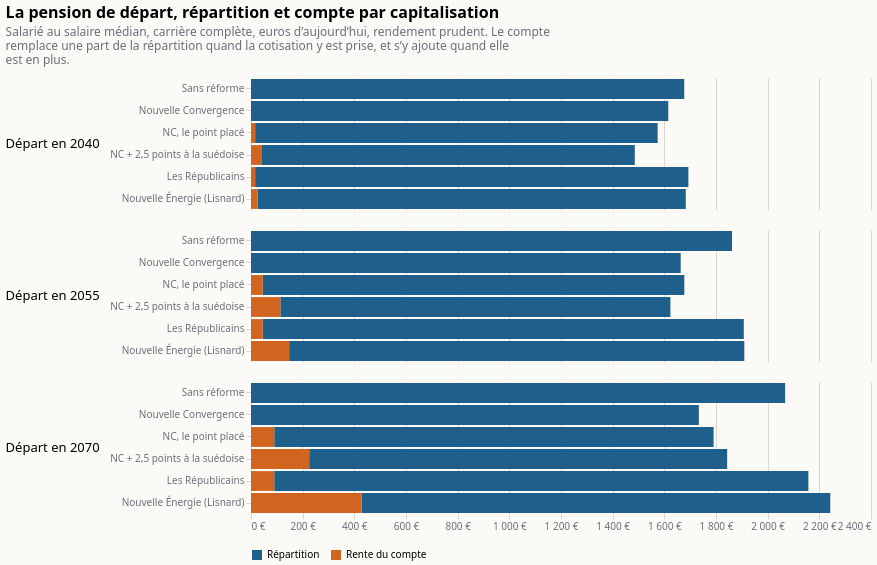

The Vega-Lite source for this figure:
### Vega-Lite specification from a JSON file in a GitHub repository (floating-point values rounded to 4 significant figures)
{"$schema": "https://vega.github.io/schema/vega-lite/v6.json", "title": {"text": "La pension de départ, répartition et compte par capitalisation", "subtitle": ["Salarié au salaire médian, carrière complète, euros d’aujourd’hui, rendement prudent. Le compte", "remplace une part de la répartition quand la cotisation y est prise, et s’y ajoute quand elle", "est en plus."], "anchor": "start", "fontSize": 16, "subtitleColor": "#6b6f7b", "subtitlePadding": 6, "offset": 12}, "background": "#fbfaf7", "config": {"font": "system-ui, sans-serif", "axis": {"gridColor": "#d9d6cf", "labelColor": "#6b6f7b", "domain": false, "tickColor": "#d9d6cf"}, "legend": {"orient": "bottom", "columns": 3, "labelLimit": 400, "symbolOpacity": 1}, "view": {"stroke": null}}, "data": {"values": [{"annee": "Départ en 2040", "scenario": "Sans réforme", "source": "Répartition", "valeur": 1677.0}, {"annee": "Départ en 2040", "scenario": "Sans réforme", "source": "Rente du compte", "valeur": 0}, {"annee": "Départ en 2055", "scenario": "Sans réforme", "source": "Répartition", "valeur": 1862.0}, {"annee": "Départ en 2055", "scenario": "Sans réforme", "source": "Rente du compte", "valeur": 0}, {"annee": "Départ en 2070", "scenario": "Sans réforme", "source": "Répartition", "valeur": 2068.0}, {"annee": "Départ en 2070", "scenario": "Sans réforme", "source": "Rente du compte", "valeur": 0}, {"annee": "Départ en 2040", "scenario": "Nouvelle Convergence", "source": "Répartition", "valeur": 1615.0}, {"annee": "Départ en 2040", "scenario": "Nouvelle Convergence", "source": "Rente du compte", "valeur": 0}, {"annee": "Départ en 2055", "scenario": "Nouvelle Convergence", "source": "Répartition", "valeur": 1663.0}, {"annee": "Départ en 2055", "scenario": "Nouvelle Convergence", "source": "Rente du compte", "valeur": 0}, {"annee": "Départ en 2070", "scenario": "Nouvelle Convergence", "source": "Répartition", "valeur": 1734.0}, {"annee": "Départ en 2070", "scenario": "Nouvelle Convergence", "source": "Rente du compte", "valeur": 0}, {"annee": "Départ en 2040", "scenario": "NC, le point placé", "source": "Répartition", "valeur": 1558.0}, {"annee": "Départ en 2040", "scenario": "NC, le point placé", "source": "Rente du compte", "valeur": 15.94}, {"annee": "Départ en 2055", "scenario": "NC, le point placé", "source": "Répartition", "valeur": 1632.0}, {"annee": "Départ en 2055", "scenario": "NC, le point placé", "source": "Rente du compte", "valeur": 45.46}, {"annee": "Départ en 2070", "scenario": "NC, le point placé", "source": "Répartition", "valeur": 1701.0}, {"annee": "Départ en 2070", "scenario": "NC, le point placé", "source": "Rente du compte", "valeur": 90.09}, {"annee": "Départ en 2040", "scenario": "NC + 2,5 points à la suédoise", "source": "Répartition", "valeur": 1446.0}, {"annee": "Départ en 2040", "scenario": "NC + 2,5 points à la suédoise", "source": "Rente du compte", "valeur": 39.85}, {"annee": "Départ en 2055", "scenario": "NC + 2,5 points à la suédoise", "source": "Répartition", "valeur": 1510.0}, {"annee": "Départ en 2055", "scenario": "NC + 2,5 points à la suédoise", "source": "Rente du compte", "valeur": 113.6}, {"annee": "Départ en 2070", "scenario": "NC + 2,5 points à la suédoise", "source": "Répartition", "valeur": 1618.0}, {"annee": "Départ en 2070", "scenario": "NC + 2,5 points à la suédoise", "source": "Rente du compte", "valeur": 225.2}, {"annee": "Départ en 2040", "scenario": "Les Républicains", "source": "Répartition", "valeur": 1677.0}, {"annee": "Départ en 2040", "scenario": "Les Républicains", "source": "Rente du compte", "valeur": 15.94}, {"annee": "Départ en 2055", "scenario": "Les Républicains", "source": "Répartition", "valeur": 1862.0}, {"annee": "Départ en 2055", "scenario": "Les Républicains", "source": "Rente du compte", "valeur": 45.46}, {"annee": "Départ en 2070", "scenario": "Les Républicains", "source": "Répartition", "valeur": 2068.0}, {"annee": "Départ en 2070", "scenario": "Les Républicains", "source": "Rente du compte", "valeur": 90.09}, {"annee": "Départ en 2040", "scenario": "Nouvelle Énergie (Lisnard)", "source": "Répartition", "valeur": 1658.0}, {"annee": "Départ en 2040", "scenario": "Nouvelle Énergie (Lisnard)", "source": "Rente du compte", "valeur": 25.11}, {"annee": "Départ en 2055", "scenario": "Nouvelle Énergie (Lisnard)", "source": "Répartition", "valeur": 1762.0}, {"annee": "Départ en 2055", "scenario": "Nouvelle Énergie (Lisnard)", "source": "Rente du compte", "valeur": 147.6}, {"annee": "Départ en 2070", "scenario": "Nouvelle Énergie (Lisnard)", "source": "Répartition", "valeur": 1814.0}, {"annee": "Départ en 2070", "scenario": "Nouvelle Énergie (Lisnard)", "source": "Rente du compte", "valeur": 428.2}]}, "facet": {"row": {"field": "annee", "type": "nominal", "title": null, "header": {"labelFontSize": 13, "labelAngle": 0, "labelAlign": "left"}}}, "spec": {"width": 620, "height": {"step": 22}, "mark": {"type": "bar"}, "encoding": {"y": {"field": "scenario", "type": "nominal", "title": null, "sort": ["Sans réforme", "Nouvelle Convergence", "NC, le point placé", "NC + 2,5 points à la suédoise", "Les Républicains", "Nouvelle Énergie (Lisnard)"], "axis": {"labelLimit": 400}}, "x": {"field": "valeur", "type": "quantitative", "stack": "zero", "title": null, "axis": {"labelExpr": "replace(format(datum.value, ',.0f'), ',', ' ') + ' €'"}}, "color": {"field": "source", "type": "nominal", "title": null, "scale": {"domain": ["Répartition", "Rente du compte"], "range": ["#1f5f8b", "#d1641f"]}}, "order": {"field": "source", "sort": "ascending"}}}}
